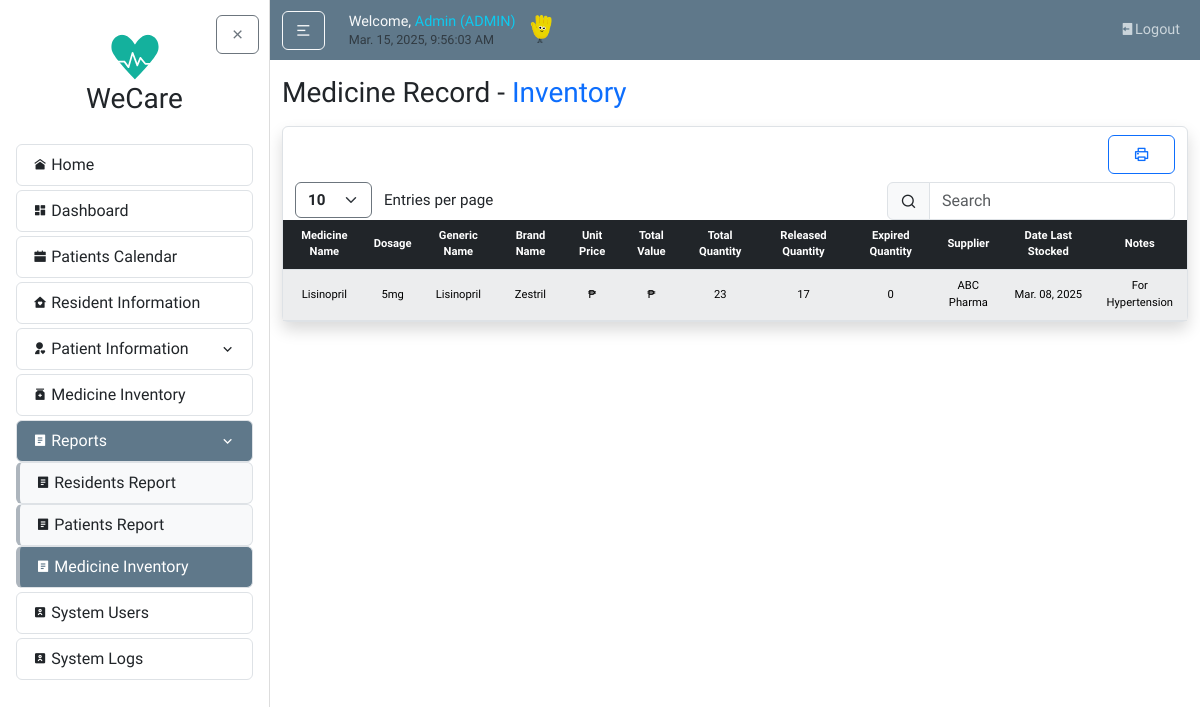
Before: /reports/medicineRecord/ (signed in) with the older database file.
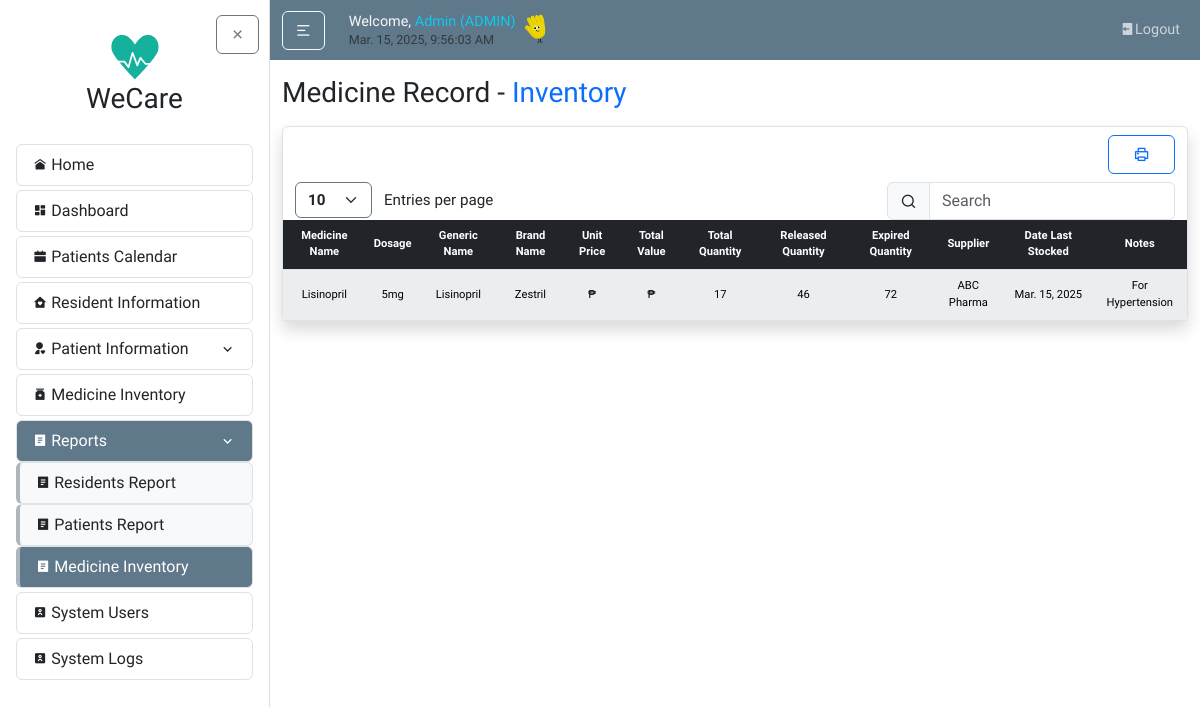
After: the same page with the newer database file.
### medicineMonitoring/models.py (models this page shows, shortened)
class Medicine(models.Model):
    medicine_name = models.CharField(max_length=255)
    generic_name = models.CharField(max_length=255, blank=True, null=True)
    brand_name = models.CharField(max_length=255, blank=True, null=True)
    dosage = models.CharField(max_length=100, blank=True, null=True)
    total_quantity = models.PositiveIntegerField(default=0)
    supplier_name = models.CharField(max_length=255)
    date_last_stock = models.DateField(blank=True)
    notes = models.TextField(blank=True, null=True)

### users/decorators.py (the view)
        def wrapper(request, *args, **kwargs):
            try:
                profile = request.user.userprofile
                if profile.userrole == 'ADMIN' or profile.userrole in allowed_roles:
                    return view_func(request, *args, **kwargs)
                else:
                    messages.warning(
                        request,
                        f"You don't have permission to access the {module_name} module."
                    )
                    return redirect('home')
            except UserProfile.DoesNotExist:
                messages.warning(
                    request,
                    f"Complete your profile to access the {module_name} module."
                )
                return redirect('home')

### reports/views.py (called while the page is built)
@login_required
@role_required(['ADMIN', 'BHW', 'DOCTOR'], 'Medicine Record')
def medicineReport(request):
    today = date.today()
    medicines = Medicine.objects.all().order_by("medicine_name").annotate(
        releasedQty=Sum('medicine_trackings__quantity_used'),
        expiredQty=Sum('stocks__quantity', filter=Q(stocks__expiration_date__lte=today))
    )
    context = {
        'medicines': medicines,
        'today': today,
    }
    return render(request, "reports/medicineReport.html", context)

### reports/templates/reports/medicineReport.html (shortened to what this page needs)
{% extends "home/layout.html" %}
{% load static %}
{% block body %}
  <h3 class="mb-3">Medicine Record - <span class="text-primary">Inventory</span></h3>
    <article class="content-section border rounded p-0 mx-0 px-0 shadow">
        <div class="container">
            <div class="row mt-2">
              <div class="col-md-auto ms-sm-auto">
                  <div class="d-flex gap-2 mt-3 mt-sm-0">
                    <a class="btn btn btn-outline-primary btn-block px-4" href="{% url 'medicine-export-pdf' %}?{{ request.GET.urlencode }}">
                      <i class="ri-printer-line"></i>
                    </a>
                  </div>
              </div>
            </div>
            <div class="row mt-2">
              <div class="col-auto">
                <select id="customEntries" class="form-select d-inline w-auto border-secondary fw-bold" style="font-size: calc(0.8rem + 0.2vw); cursor: pointer; vertical-align: middle;">
                  <option value="10">10</option>
                </select>
                <span class="d-inline ms-2" style="font-size: calc(0.8rem + 0.2vw); vertical-align: middle;">Entries per page</span>
              </div>
              <div class="col-auto ms-auto">
                  <div class="input-group input-group-merge">
                      <span class="input-group-text"><i class="ri-search-line"></i></span>
                      <input type="text" id="searchBar" class="form-control" placeholder="Search" aria-label="Search">
                  </div>
              </div>
            </div>
          </div>
        <div class="table-responsive w-100">
            <table id="dataTable" class="table table-light table-striped text-center m-0 w-100 projectTables">
                <thead class="table-dark">
                <tr>
                    <th>Medicine Name</th>
                    <th>Dosage</th>
                    <th>Generic Name</th>
                    <th>Brand Name</th>
                    <th>Unit Price</th>
                    <th>Total Value</th>
                    <th>Total Quantity</th>
                    <th>Released Quantity</th>
                    <th>Expired Quantity</th>
                    <th>Supplier</th>
                    <th>Date Last Stocked</th>
                    <th>Notes</th>
                </tr>
                </thead>
                <tbody>
                {% for med in medicines %}
                <tr>
                    <td class="align-middle">{{ med.medicine_name }}</td>
                    <td class="align-middle">{{ med.dosage }}</td>
                    <td class="align-middle">{{ med.generic_name }}</td>
                    <td class="align-middle">{{ med.brand_name }}</td>
                    <td class="align-middle">₱{{ med.unit_price|floatformat:2 }}</td>
                    <td class="align-middle">₱{{ med.total_value|floatformat:2 }}</td>
                    <td class="align-middle">{{ med.total_quantity }}</td>
                    <td class="align-middle">{{ med.releasedQty|default:"0" }}</td>
                    <td class="align-middle">{{ med.expiredQty|default:"0" }}</td>
                    <td class="align-middle">{{ med.supplier_name }}</td>
                    <td class="align-middle">{{ med.date_last_stock|date:"M. d, Y" }}</td>
                    <td class="align-middle">{{ med.notes }}</td>
                </tr>
                {% endfor %}
                </tbody>
            </table>
        </div>
  </article>
{% endblock body %}

Changed rows visible on the page:
changed Medicine "Lisinopril": total_quantity "23" → "17"; releasedQty "17" → "46"; expiredQty "0" → "72"; date_last_stock "Mar. 08, 2025" → "Mar. 15, 2025"
